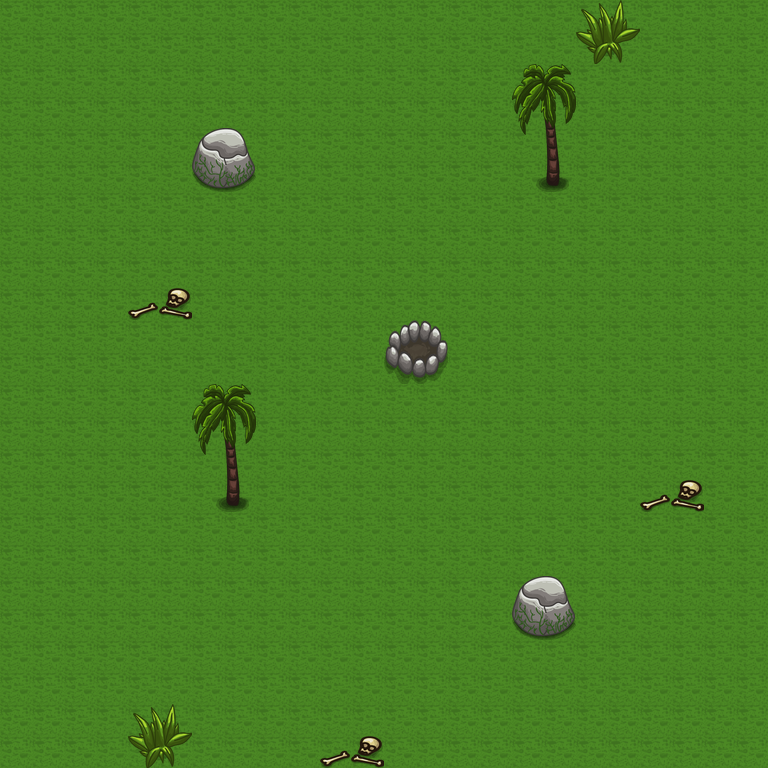

Tiled map render using the project's own tile images. Description and the whole map definition, tile-layer contents included, below:
An orthogonal 12x12 tile map with 64x64 px tiles, 2 tile layers (land, design), 7 tilesets and 10 objects (bone_fire).

<map version="1.2" tiledversion="1.3.4" orientation="orthogonal" renderorder="right-down" width="12" height="12" tilewidth="64" tileheight="64" infinite="0" nextlayerid="5" nextobjectid="26">
 <tileset firstgid="1" source="map1_land.tsx" />
 <tileset firstgid="2" source="map1_stone.tsx" />
 <tileset firstgid="3" source="map1_greenery_2.tsx" />
 <tileset firstgid="4" source="map1_tree_1.tsx" />
 <tileset firstgid="6" source="map1_decor_6.tsx" />
 <tileset firstgid="7" source="map1_bones.tsx" />
 <tileset firstgid="8" source="map1_tree_1.tsx" />
 <layer id="1" name="land" width="12" height="12">
  <data encoding="csv">
1,1,1,1,1,1,1,1,1,1,1,1,
1,1,1,1,1,1,1,1,1,1,1,1,
1,1,1,1,1,1,1,1,1,1,1,1,
1,1,1,1,1,1,1,1,1,1,1,1,
1,1,1,1,1,1,1,1,1,1,1,1,
1,1,1,1,1,1,1,1,1,1,1,1,
1,1,1,1,1,1,1,1,1,1,1,1,
1,1,1,1,1,1,1,1,1,1,1,1,
1,1,1,1,1,1,1,1,1,1,1,1,
1,1,1,1,1,1,1,1,1,1,1,1,
1,1,1,1,1,1,1,1,1,1,1,1,
1,1,1,1,1,1,1,1,1,1,1,1
</data>
 </layer>
 <layer id="2" name="design" width="12" height="12">
  <data encoding="csv">
0,0,0,0,0,0,0,0,0,3,0,0,
0,0,0,0,0,0,0,0,0,0,0,0,
0,0,0,2,0,0,0,0,8,0,0,0,
0,0,0,0,0,0,0,0,0,0,0,0,
0,0,7,0,0,0,0,0,0,0,0,0,
0,0,0,0,0,0,6,0,0,0,0,0,
0,0,0,0,0,0,0,0,0,0,0,0,
0,0,0,8,0,0,0,0,0,0,7,0,
0,0,0,0,0,0,0,0,0,0,0,0,
0,0,0,0,0,0,0,0,2,0,0,0,
0,0,0,0,0,0,0,0,0,0,0,0,
0,0,3,0,0,7,0,0,0,0,0,0
</data>
 </layer>
 <objectgroup id="4" name="objects">
  <object id="1" x="192" y="128" width="64" height="64" />
  <object id="3" x="576" y="0" width="64" height="64" />
  <object id="5" x="512" y="128" width="64" height="64" />
  <object id="6" name="bone_fire" x="384" y="320" width="64" height="64" />
  <object id="7" x="640" y="448" width="64" height="64" />
  <object id="8" x="512" y="576" width="64" height="64" />
  <object id="10" x="192" y="448" width="64" height="64" />
  <object id="20" x="128" y="704" width="64" height="64" />
  <object id="21" x="320" y="704" width="64" height="64" />
  <object id="25" x="128" y="256" width="64" height="64" />
 </objectgroup>
</map>